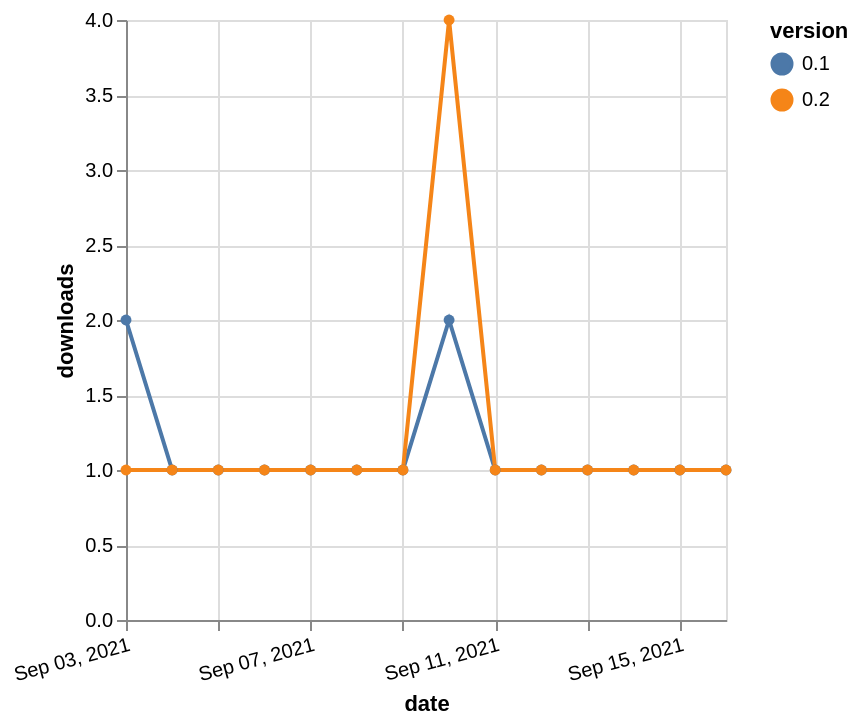

Express this chart as Vega-Lite.
### Vega-Lite specification from a JSON file in a GitHub repository (floating-point values rounded to 4 significant figures)
{"$schema": "https://vega.github.io/schema/vega-lite/v5.json", "description": "A simple bar chart with embedded data.", "data": {"values": [{"date": "2021-09-03", "total": 126, "delta": 2, "version": "0.1"}, {"date": "2021-09-04", "total": 127, "delta": 1, "version": "0.1"}, {"date": "2021-09-05", "total": 128, "delta": 1, "version": "0.1"}, {"date": "2021-09-06", "total": 129, "delta": 1, "version": "0.1"}, {"date": "2021-09-07", "total": 130, "delta": 1, "version": "0.1"}, {"date": "2021-09-08", "total": 131, "delta": 1, "version": "0.1"}, {"date": "2021-09-09", "total": 132, "delta": 1, "version": "0.1"}, {"date": "2021-09-10", "total": 134, "delta": 2, "version": "0.1"}, {"date": "2021-09-11", "total": 135, "delta": 1, "version": "0.1"}, {"date": "2021-09-12", "total": 136, "delta": 1, "version": "0.1"}, {"date": "2021-09-13", "total": 137, "delta": 1, "version": "0.1"}, {"date": "2021-09-14", "total": 138, "delta": 1, "version": "0.1"}, {"date": "2021-09-15", "total": 139, "delta": 1, "version": "0.1"}, {"date": "2021-09-16", "total": 140, "delta": 1, "version": "0.1"}, {"date": "2021-09-03", "total": 186, "delta": 1, "version": "0.2"}, {"date": "2021-09-04", "total": 187, "delta": 1, "version": "0.2"}, {"date": "2021-09-05", "total": 188, "delta": 1, "version": "0.2"}, {"date": "2021-09-06", "total": 189, "delta": 1, "version": "0.2"}, {"date": "2021-09-07", "total": 190, "delta": 1, "version": "0.2"}, {"date": "2021-09-08", "total": 191, "delta": 1, "version": "0.2"}, {"date": "2021-09-09", "total": 192, "delta": 1, "version": "0.2"}, {"date": "2021-09-10", "total": 196, "delta": 4, "version": "0.2"}, {"date": "2021-09-11", "total": 197, "delta": 1, "version": "0.2"}, {"date": "2021-09-12", "total": 198, "delta": 1, "version": "0.2"}, {"date": "2021-09-13", "total": 199, "delta": 1, "version": "0.2"}, {"date": "2021-09-14", "total": 200, "delta": 1, "version": "0.2"}, {"date": "2021-09-15", "total": 201, "delta": 1, "version": "0.2"}, {"date": "2021-09-16", "total": 202, "delta": 1, "version": "0.2"}]}, "width": "container", "mark": {"type": "line", "point": {"filled": true}}, "encoding": {"x": {"field": "date", "type": "temporal", "timeUnit": "yearmonthdate", "title": "date", "axis": {"labelAngle": -15}}, "y": {"field": "delta", "type": "quantitative", "title": "downloads"}, "color": {"field": "version", "type": "nominal"}, "tooltip": {"field": "delta"}}}
